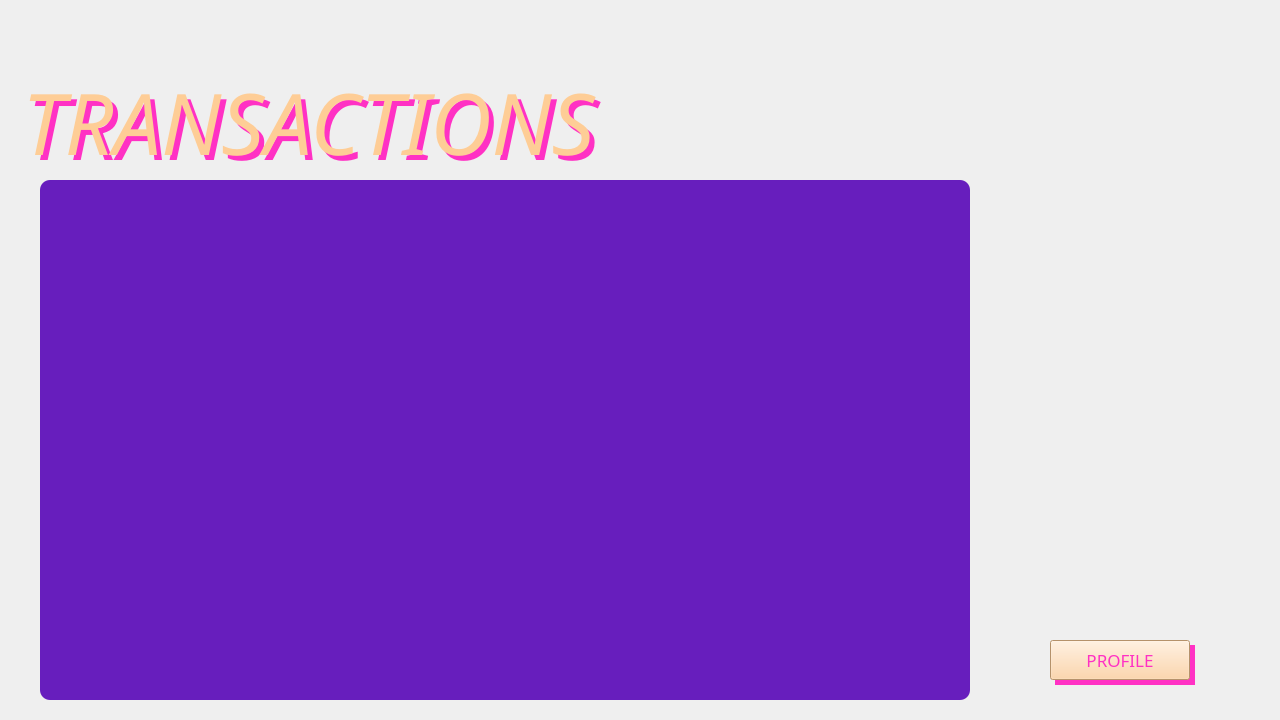
<?xml version="1.0" encoding="UTF-8"?>
<ui version="4.0">
 <class>employeeTransactions</class>
 <widget class="QMainWindow" name="employeeTransactions">
  <property name="geometry">
   <rect>
    <x>0</x>
    <y>0</y>
    <width>1280</width>
    <height>720</height>
   </rect>
  </property>
  <property name="windowTitle">
   <string>Transactions</string>
  </property>
  <widget class="QWidget" name="centralwidget">
   <widget class="QLabel" name="labelBackground">
    <property name="geometry">
     <rect>
      <x>0</x>
      <y>0</y>
      <width>1280</width>
      <height>720</height>
     </rect>
    </property>
    <property name="text">
     <string/>
    </property>
    <property name="pixmap">
     <pixmap>Images/Mesa de trabajo 1.png</pixmap><!--<a href="https://www.freepik.com/free-photos-vectors/background">Background vector created by pikisuperstar - www.freepik.com</a>-->
    </property>
    <property name="scaledContents">
     <bool>true</bool>
    </property>
   </widget>
   <widget class="QLabel" name="labelTransactions">
    <property name="geometry">
     <rect>
      <x>0</x>
      <y>50</y>
      <width>1280</width>
      <height>130</height>
     </rect>
    </property>
    <property name="palette">
     <palette>
      <active>
       <colorrole role="WindowText">
        <brush brushstyle="SolidPattern">
         <color alpha="255">
          <red>254</red>
          <green>205</green>
          <blue>150</blue>
         </color>
        </brush>
       </colorrole>
      </active>
      <inactive>
       <colorrole role="WindowText">
        <brush brushstyle="SolidPattern">
         <color alpha="255">
          <red>254</red>
          <green>205</green>
          <blue>150</blue>
         </color>
        </brush>
       </colorrole>
      </inactive>
      <disabled>
       <colorrole role="WindowText">
        <brush brushstyle="SolidPattern">
         <color alpha="255">
          <red>120</red>
          <green>120</green>
          <blue>120</blue>
         </color>
        </brush>
       </colorrole>
      </disabled>
     </palette>
    </property>
    <property name="font">
     <font>
      <family>Josefin Sans SemiBold</family>
      <pointsize>64</pointsize>
      <weight>50</weight>
      <italic>true</italic>
      <bold>false</bold>
      <kerning>true</kerning>
     </font>
    </property>
    <property name="text">
     <string> TRANSACTIONS</string>
    </property>
    <property name="scaledContents">
     <bool>false</bool>
    </property>
    <property name="alignment">
     <set>Qt::AlignBottom|Qt::AlignLeading|Qt::AlignLeft</set>
    </property>
   </widget>
   <widget class="QLabel" name="labelTransactionsShadow">
    <property name="geometry">
     <rect>
      <x>5</x>
      <y>55</y>
      <width>1280</width>
      <height>130</height>
     </rect>
    </property>
    <property name="palette">
     <palette>
      <active>
       <colorrole role="WindowText">
        <brush brushstyle="SolidPattern">
         <color alpha="255">
          <red>255</red>
          <green>49</green>
          <blue>196</blue>
         </color>
        </brush>
       </colorrole>
      </active>
      <inactive>
       <colorrole role="WindowText">
        <brush brushstyle="SolidPattern">
         <color alpha="255">
          <red>255</red>
          <green>49</green>
          <blue>196</blue>
         </color>
        </brush>
       </colorrole>
      </inactive>
      <disabled>
       <colorrole role="WindowText">
        <brush brushstyle="SolidPattern">
         <color alpha="255">
          <red>120</red>
          <green>120</green>
          <blue>120</blue>
         </color>
        </brush>
       </colorrole>
      </disabled>
     </palette>
    </property>
    <property name="font">
     <font>
      <family>Josefin Sans SemiBold</family>
      <pointsize>64</pointsize>
      <weight>50</weight>
      <italic>true</italic>
      <bold>false</bold>
      <kerning>true</kerning>
     </font>
    </property>
    <property name="text">
     <string> TRANSACTIONS</string>
    </property>
    <property name="scaledContents">
     <bool>false</bool>
    </property>
    <property name="alignment">
     <set>Qt::AlignBottom|Qt::AlignLeading|Qt::AlignLeft</set>
    </property>
   </widget>
   <widget class="QPushButton" name="pushButtonProfile">
    <property name="geometry">
     <rect>
      <x>1050</x>
      <y>640</y>
      <width>140</width>
      <height>40</height>
     </rect>
    </property>
    <property name="palette">
     <palette>
      <active>
       <colorrole role="WindowText">
        <brush brushstyle="SolidPattern">
         <color alpha="255">
          <red>255</red>
          <green>49</green>
          <blue>196</blue>
         </color>
        </brush>
       </colorrole>
       <colorrole role="Button">
        <brush brushstyle="SolidPattern">
         <color alpha="255">
          <red>254</red>
          <green>205</green>
          <blue>150</blue>
         </color>
        </brush>
       </colorrole>
       <colorrole role="Text">
        <brush brushstyle="SolidPattern">
         <color alpha="255">
          <red>255</red>
          <green>49</green>
          <blue>196</blue>
         </color>
        </brush>
       </colorrole>
       <colorrole role="ButtonText">
        <brush brushstyle="SolidPattern">
         <color alpha="255">
          <red>255</red>
          <green>49</green>
          <blue>196</blue>
         </color>
        </brush>
       </colorrole>
       <colorrole role="Base">
        <brush brushstyle="SolidPattern">
         <color alpha="255">
          <red>254</red>
          <green>205</green>
          <blue>150</blue>
         </color>
        </brush>
       </colorrole>
       <colorrole role="Window">
        <brush brushstyle="SolidPattern">
         <color alpha="255">
          <red>254</red>
          <green>205</green>
          <blue>150</blue>
         </color>
        </brush>
       </colorrole>
       <colorrole role="PlaceholderText">
        <brush brushstyle="SolidPattern">
         <color alpha="128">
          <red>255</red>
          <green>49</green>
          <blue>196</blue>
         </color>
        </brush>
       </colorrole>
      </active>
      <inactive>
       <colorrole role="WindowText">
        <brush brushstyle="SolidPattern">
         <color alpha="255">
          <red>255</red>
          <green>49</green>
          <blue>196</blue>
         </color>
        </brush>
       </colorrole>
       <colorrole role="Button">
        <brush brushstyle="SolidPattern">
         <color alpha="255">
          <red>254</red>
          <green>205</green>
          <blue>150</blue>
         </color>
        </brush>
       </colorrole>
       <colorrole role="Text">
        <brush brushstyle="SolidPattern">
         <color alpha="255">
          <red>255</red>
          <green>49</green>
          <blue>196</blue>
         </color>
        </brush>
       </colorrole>
       <colorrole role="ButtonText">
        <brush brushstyle="SolidPattern">
         <color alpha="255">
          <red>255</red>
          <green>49</green>
          <blue>196</blue>
         </color>
        </brush>
       </colorrole>
       <colorrole role="Base">
        <brush brushstyle="SolidPattern">
         <color alpha="255">
          <red>254</red>
          <green>205</green>
          <blue>150</blue>
         </color>
        </brush>
       </colorrole>
       <colorrole role="Window">
        <brush brushstyle="SolidPattern">
         <color alpha="255">
          <red>254</red>
          <green>205</green>
          <blue>150</blue>
         </color>
        </brush>
       </colorrole>
       <colorrole role="PlaceholderText">
        <brush brushstyle="SolidPattern">
         <color alpha="128">
          <red>255</red>
          <green>49</green>
          <blue>196</blue>
         </color>
        </brush>
       </colorrole>
      </inactive>
      <disabled>
       <colorrole role="WindowText">
        <brush brushstyle="SolidPattern">
         <color alpha="255">
          <red>120</red>
          <green>120</green>
          <blue>120</blue>
         </color>
        </brush>
       </colorrole>
       <colorrole role="Button">
        <brush brushstyle="SolidPattern">
         <color alpha="255">
          <red>254</red>
          <green>205</green>
          <blue>150</blue>
         </color>
        </brush>
       </colorrole>
       <colorrole role="Text">
        <brush brushstyle="SolidPattern">
         <color alpha="255">
          <red>120</red>
          <green>120</green>
          <blue>120</blue>
         </color>
        </brush>
       </colorrole>
       <colorrole role="ButtonText">
        <brush brushstyle="SolidPattern">
         <color alpha="255">
          <red>120</red>
          <green>120</green>
          <blue>120</blue>
         </color>
        </brush>
       </colorrole>
       <colorrole role="Base">
        <brush brushstyle="SolidPattern">
         <color alpha="255">
          <red>254</red>
          <green>205</green>
          <blue>150</blue>
         </color>
        </brush>
       </colorrole>
       <colorrole role="Window">
        <brush brushstyle="SolidPattern">
         <color alpha="255">
          <red>254</red>
          <green>205</green>
          <blue>150</blue>
         </color>
        </brush>
       </colorrole>
       <colorrole role="PlaceholderText">
        <brush brushstyle="SolidPattern">
         <color alpha="128">
          <red>0</red>
          <green>0</green>
          <blue>0</blue>
         </color>
        </brush>
       </colorrole>
      </disabled>
     </palette>
    </property>
    <property name="font">
     <font>
      <family>Josefin Sans</family>
      <pointsize>13</pointsize>
     </font>
    </property>
    <property name="styleSheet">
     <string notr="true">background-color: rgb(254, 205, 150);</string>
    </property>
    <property name="text">
     <string>PROFILE</string>
    </property>
    <property name="checkable">
     <bool>false</bool>
    </property>
   </widget>
   <widget class="QLabel" name="labelPushButtonProfileShadow">
    <property name="geometry">
     <rect>
      <x>1055</x>
      <y>645</y>
      <width>140</width>
      <height>40</height>
     </rect>
    </property>
    <property name="styleSheet">
     <string notr="true">background-color: rgb(255, 49, 196);</string>
    </property>
    <property name="text">
     <string/>
    </property>
   </widget>
   <widget class="QTableWidget" name="tableWidgetTransactions">
    <property name="enabled">
     <bool>true</bool>
    </property>
    <property name="geometry">
     <rect>
      <x>40</x>
      <y>180</y>
      <width>930</width>
      <height>520</height>
     </rect>
    </property>
    <property name="palette">
     <palette>
      <active>
       <colorrole role="WindowText">
        <brush brushstyle="SolidPattern">
         <color alpha="255">
          <red>151</red>
          <green>250</green>
          <blue>252</blue>
         </color>
        </brush>
       </colorrole>
       <colorrole role="Button">
        <brush brushstyle="SolidPattern">
         <color alpha="255">
          <red>103</red>
          <green>30</green>
          <blue>189</blue>
         </color>
        </brush>
       </colorrole>
       <colorrole role="Text">
        <brush brushstyle="SolidPattern">
         <color alpha="255">
          <red>151</red>
          <green>250</green>
          <blue>252</blue>
         </color>
        </brush>
       </colorrole>
       <colorrole role="ButtonText">
        <brush brushstyle="SolidPattern">
         <color alpha="255">
          <red>151</red>
          <green>250</green>
          <blue>252</blue>
         </color>
        </brush>
       </colorrole>
       <colorrole role="Base">
        <brush brushstyle="SolidPattern">
         <color alpha="255">
          <red>103</red>
          <green>30</green>
          <blue>189</blue>
         </color>
        </brush>
       </colorrole>
       <colorrole role="Window">
        <brush brushstyle="SolidPattern">
         <color alpha="255">
          <red>103</red>
          <green>30</green>
          <blue>189</blue>
         </color>
        </brush>
       </colorrole>
       <colorrole role="ToolTipText">
        <brush brushstyle="SolidPattern">
         <color alpha="255">
          <red>151</red>
          <green>250</green>
          <blue>252</blue>
         </color>
        </brush>
       </colorrole>
       <colorrole role="PlaceholderText">
        <brush brushstyle="SolidPattern">
         <color alpha="128">
          <red>151</red>
          <green>250</green>
          <blue>252</blue>
         </color>
        </brush>
       </colorrole>
      </active>
      <inactive>
       <colorrole role="WindowText">
        <brush brushstyle="SolidPattern">
         <color alpha="255">
          <red>151</red>
          <green>250</green>
          <blue>252</blue>
         </color>
        </brush>
       </colorrole>
       <colorrole role="Button">
        <brush brushstyle="SolidPattern">
         <color alpha="255">
          <red>103</red>
          <green>30</green>
          <blue>189</blue>
         </color>
        </brush>
       </colorrole>
       <colorrole role="Text">
        <brush brushstyle="SolidPattern">
         <color alpha="255">
          <red>151</red>
          <green>250</green>
          <blue>252</blue>
         </color>
        </brush>
       </colorrole>
       <colorrole role="ButtonText">
        <brush brushstyle="SolidPattern">
         <color alpha="255">
          <red>151</red>
          <green>250</green>
          <blue>252</blue>
         </color>
        </brush>
       </colorrole>
       <colorrole role="Base">
        <brush brushstyle="SolidPattern">
         <color alpha="255">
          <red>103</red>
          <green>30</green>
          <blue>189</blue>
         </color>
        </brush>
       </colorrole>
       <colorrole role="Window">
        <brush brushstyle="SolidPattern">
         <color alpha="255">
          <red>103</red>
          <green>30</green>
          <blue>189</blue>
         </color>
        </brush>
       </colorrole>
       <colorrole role="ToolTipText">
        <brush brushstyle="SolidPattern">
         <color alpha="255">
          <red>151</red>
          <green>250</green>
          <blue>252</blue>
         </color>
        </brush>
       </colorrole>
       <colorrole role="PlaceholderText">
        <brush brushstyle="SolidPattern">
         <color alpha="128">
          <red>151</red>
          <green>250</green>
          <blue>252</blue>
         </color>
        </brush>
       </colorrole>
      </inactive>
      <disabled>
       <colorrole role="WindowText">
        <brush brushstyle="SolidPattern">
         <color alpha="255">
          <red>120</red>
          <green>120</green>
          <blue>120</blue>
         </color>
        </brush>
       </colorrole>
       <colorrole role="Button">
        <brush brushstyle="SolidPattern">
         <color alpha="255">
          <red>103</red>
          <green>30</green>
          <blue>189</blue>
         </color>
        </brush>
       </colorrole>
       <colorrole role="Text">
        <brush brushstyle="SolidPattern">
         <color alpha="255">
          <red>120</red>
          <green>120</green>
          <blue>120</blue>
         </color>
        </brush>
       </colorrole>
       <colorrole role="ButtonText">
        <brush brushstyle="SolidPattern">
         <color alpha="255">
          <red>120</red>
          <green>120</green>
          <blue>120</blue>
         </color>
        </brush>
       </colorrole>
       <colorrole role="Base">
        <brush brushstyle="SolidPattern">
         <color alpha="255">
          <red>103</red>
          <green>30</green>
          <blue>189</blue>
         </color>
        </brush>
       </colorrole>
       <colorrole role="Window">
        <brush brushstyle="SolidPattern">
         <color alpha="255">
          <red>103</red>
          <green>30</green>
          <blue>189</blue>
         </color>
        </brush>
       </colorrole>
       <colorrole role="ToolTipText">
        <brush brushstyle="SolidPattern">
         <color alpha="255">
          <red>151</red>
          <green>250</green>
          <blue>252</blue>
         </color>
        </brush>
       </colorrole>
       <colorrole role="PlaceholderText">
        <brush brushstyle="SolidPattern">
         <color alpha="128">
          <red>0</red>
          <green>0</green>
          <blue>0</blue>
         </color>
        </brush>
       </colorrole>
      </disabled>
     </palette>
    </property>
    <property name="font">
     <font>
      <family>Josefin Sans</family>
      <pointsize>13</pointsize>
     </font>
    </property>
    <property name="mouseTracking">
     <bool>true</bool>
    </property>
    <property name="styleSheet">
     <string notr="true">background-color: rgb(103, 30, 189);
border-radius: 10px</string>
    </property>
    <property name="lineWidth">
     <number>5</number>
    </property>
    <property name="sizeAdjustPolicy">
     <enum>QAbstractScrollArea::AdjustToContentsOnFirstShow</enum>
    </property>
    <property name="editTriggers">
     <set>QAbstractItemView::NoEditTriggers</set>
    </property>
    <property name="gridStyle">
     <enum>Qt::NoPen</enum>
    </property>
    <property name="wordWrap">
     <bool>true</bool>
    </property>
    <property name="cornerButtonEnabled">
     <bool>true</bool>
    </property>
   </widget>
   <zorder>labelBackground</zorder>
   <zorder>labelPushButtonProfileShadow</zorder>
   <zorder>labelTransactionsShadow</zorder>
   <zorder>labelTransactions</zorder>
   <zorder>pushButtonProfile</zorder>
   <zorder>tableWidgetTransactions</zorder>
  </widget>
 </widget>
 <resources>
  <include location="Images/images.qrc"/>
 </resources>
 <connections/>
</ui>
